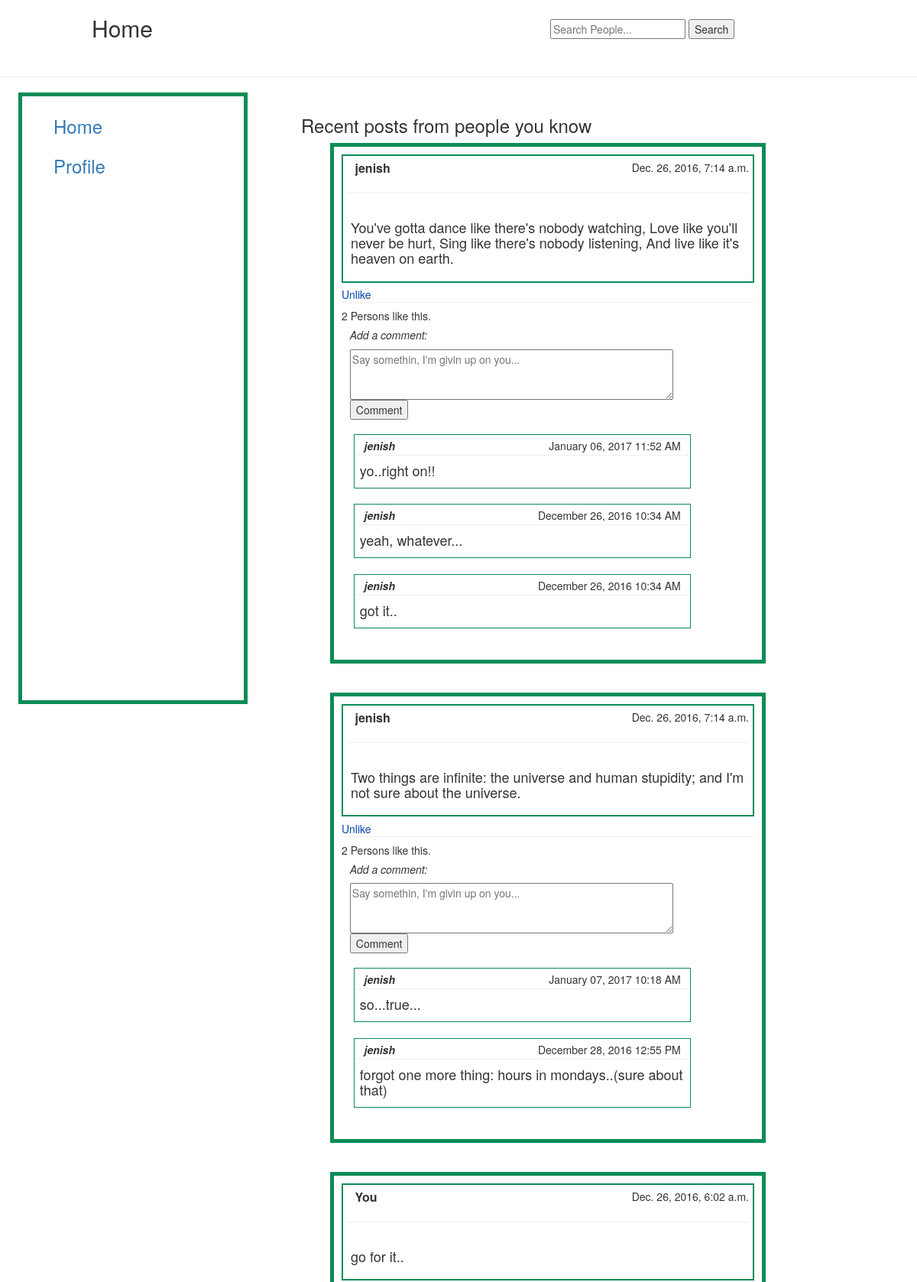
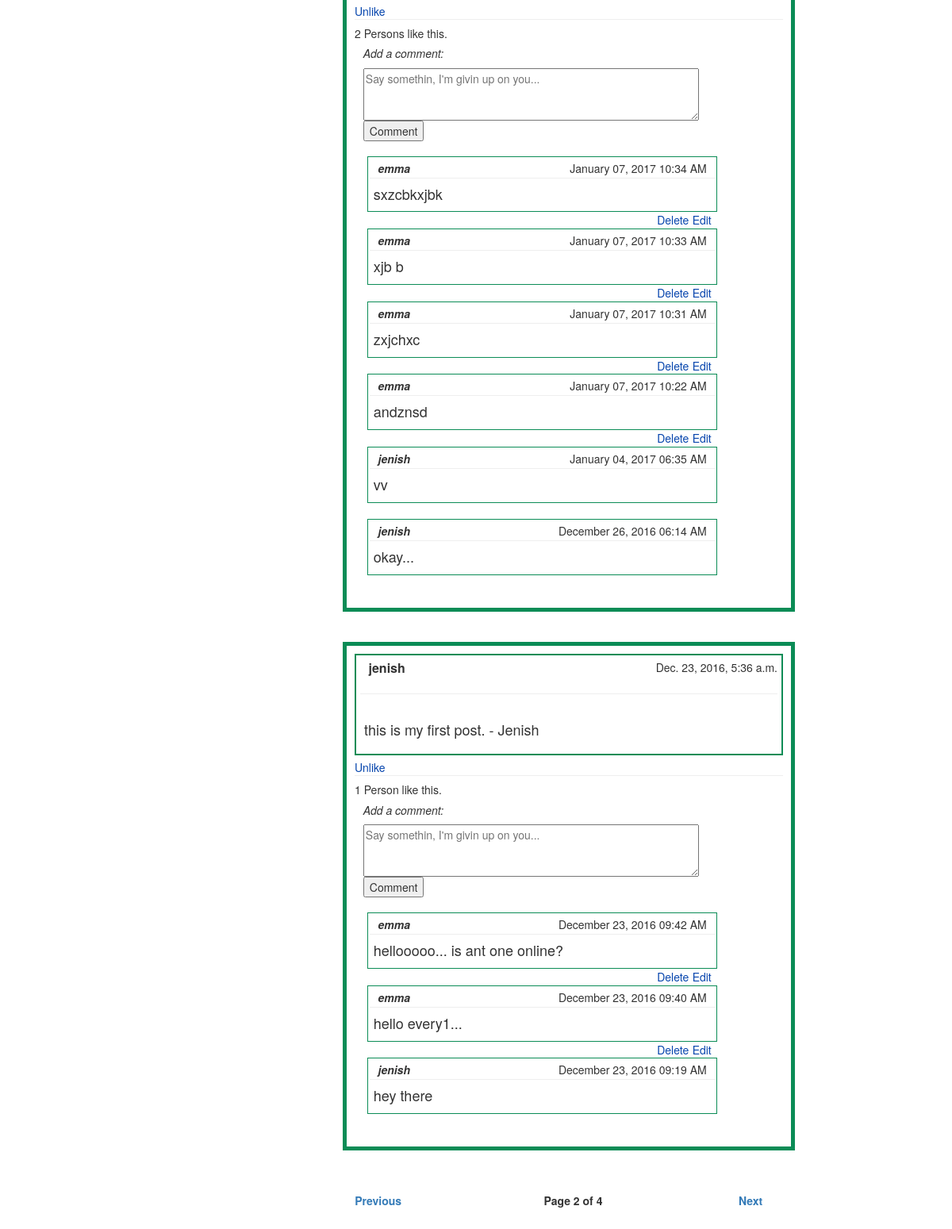
Screenshot of /profile/feed/?page=2 (signed in) with the database file from the repository (2 pictures, top to bottom).
### userprofile/models.py (models this page shows, shortened)
class Post(models.Model):
	user = models.ForeignKey(User)
	text = models.CharField(max_length=1000)
	published_on = models.DateTimeField(auto_now_add=True)
	likes = models.PositiveSmallIntegerField(default=0, blank=True, null=True)
	like_flag = models.NullBooleanField(default=False)
	class Meta:
		ordering = ['-published_on']

class Comment(models.Model):
	user = models.ForeignKey(User)
	post = models.ForeignKey(Post)
	comment = models.CharField(max_length=1000)
	published_on = models.DateTimeField(auto_now_add=True)
	class Meta:
		ordering = ['-published_on']

### userprofile/views.py (the view)
def feed(request):
	if not request.user.is_authenticated:
		return HttpResponseRedirect(reverse('login:log_in'))
	else:
		user = request.user
		user_likes = Like.objects.filter(user=user)
		Post.objects.all().update(like_flag=False)
		for l in user_likes:
			post = Post.objects.get(id=l.post_id)
			post.like_flag = True
			post.save()
		posts = posts_in_feed(request)
		posts = sorted(posts, key = lambda x: x.published_on, reverse=True)
		paginator = Paginator(posts, 4)
		try:
			page_posts = paginator.page(request.GET.get('page'))
		except PageNotAnInteger:
			page_posts = paginator.page(1)
		except EmptyPage:
			page_posts = paginator.page(paginator.num_pages)
		return render(request, 'home.html',{'posts':page_posts,'user':user})

### userprofile/views.py (called while the page is built)
def posts_in_feed(request):
	user = request.user
	persons = Person.objects.filter(user=user)
	posts = []
	for person in persons:
			for p in Post.objects.filter(user=person.person):
				posts.append(p)
	for p in Post.objects.filter(user=user):
		posts.append(p)
	return posts

### userprofile/templates/home.html (shortened to what this page needs)
{% load staticfiles %}
<head>
	<link rel="stylesheet" href="https://maxcdn.bootstrapcdn.com/bootstrap/3.3.6/css/bootstrap.min.css">
</head>
<body style="background-color:#;">
	<div style="height:10%">
		<div style="margin-left:10%; width:40%; float:left;" ><h2>Home</h2></div>
		<div style="margin-right:10%; float:right; width:30%; margin-top:25px">
			<form method="GET" action="{% url 'userprofile:find_person' %}">
				<input  id="search_box" type="text" name="search_box"  placeholder="Search People..." >
				<button id="search_submit" type="submit" >Search</button>
			</form>
		</div>
	</div>
	<hr>
	<div class="col-lg-3 col-md-3" style="float:left; margin-left:2%; width:25%; border:#0b8c56 solid 5px; height:100%; background-color:#;">
		<div style="margin:10%"><a href="{% url 'userprofile:feed' %}"><h3>Home</h3></a></div>
		<div style="margin:10%"><a href="{% url 'userprofile:profile' %}"><h3>Profile</h3></a></div>
	</div>
	<div id="recent-posts" class="col-lg-9 col-md-9" style="background-color:#; float:left; padding:10px; width:65%; margin-left:5%; ">
		<div>
			<h3>Recent posts from people you know</h3>
			{% for post in posts %}
			<div id="div_post" postid="{{ post.id }}" class="col-lg-9 col-md-9" style="background-color:#; float:left; padding:10px; margin-left:5%; border:#0b8c56 solid 5px;margin-bottom:5%;">
				<div style="border:#0b8c56 solid 2px; padding:5px; margin-bottom:1%">
					<div style="float:right">{{ post.published_on }}</div>
					{% if post.user == request.user %}
						<div style="margin-left:2%;"><strong style="font-size: initial;">You</strong></div>
					{% else %}
						<div style="margin-left:2%;"><strong style="font-size: initial;">{{ post.user }}</strong></div>
					{% endif %}
					<hr>
					<div style="padding:5px">
						<h4>{{ post.text }}</h4>
					</div>
				</div>
				<div id="post-likes{{ post.id }}">
					{% if not post.like_flag %}
							<a class="like" onclick="like({{post.id}})" style="color:#0645ad; cursor:pointer;">Like</a>
					{% else %}
						<a class="unlike" onclick="unlike({{post.id}})" style="color:#0645ad; cursor:pointer;" >Unlike</a>
					{% endif %}
					<hr style="margin-top:0px; margin-bottom:0px;">
					<h5>{{ post.likes }} Person{{ post.likes|pluralize }} like this.</h5>
				</div>
				<div style="margin-left:2%">
					<h5><i>Add a comment:</i></h5>
					<form id="comment-form" onsubmit="return false">
						<textarea id="comment-text{{post.id}}" name="comment" placeholder="Say somethin, I'm givin up on you..."rows="3" style="width:80%" required="true"></textarea>
						<br>
						<button onclick="add_comment({{ post.id }})">Comment</button>
					</form>
				</div>
				<div id="comment-list{{post.id}}" style="padding:5px; margin-bottom:1%; margin-left:2%;">
					{% for c in post.comment_set.all %}
						<div id="comments{{c.id}}" style="width:85%; padding:2px; border:#0b8c56 solid 1px; margin-bottom:4%;">
							<div style="padding:2px; margin-left:2%; margin-top:px">
								<strong><i>{{ c.user }}</i></strong>
								<span style="float:right; margin-right:2%;">{{ c.published_on|date:"F d, o h:i A" }}</span>
							</div>
							<hr style="margin-top:0px; margin-bottom:5px">
							<div style="margin:5px;">
								<h4>{{ c.comment }}</h4>
							</div>
							{% if c.user == user %}
								<a style="cursor:pointer; color:#0645ad; float:right; margin-right:1%; margin-top:3px;" onclick="edit_comment_box({{c.id}})" >Edit</a>
								<a style="cursor:pointer; color:#0645ad; float:right; margin-right:1%; margin-top:3px;" onclick="delete_comment({{c.id}})" >Delete</a>
							{% endif %}
						</div>
					{% endfor %}
				</div>
			</div>
			{% endfor %}
		</div>
		<div class="pagination" style="margin:2%; margin-left:7%; width:95%">
    		<span class="step-links" style="float:left; width:33%">
        		{% if posts.has_previous %}
            		<STRONG><a href="?page={{ posts.previous_page_number }} ">Previous</a></STRONG>
        		{% endif %}
        	</span>
        	<span class="current" style="width:33%;">
            	<STRONG>Page {{ posts.number }} of {{ posts.paginator.num_pages }}</STRONG>
        	</span>
        	<span style="float:right; width:33%;">
        	{% if posts.has_next %}
            	<STRONG><a href="?page={{ posts.next_page_number }}">Next</a></STRONG>
        	{% endif %}
    		</span>
		</div>
	</div>
</body>

### rows the page displays
Post: published_on "Dec. 26, 2016, 7:14 a.m.", user "jenish", text "You've gotta dance like there's nobody watching, Love like you'll never be hurt, Sing like there's nobody listening, And live like it's heaven on earth.", likes "2", comment "Say somethin, I'm givin up on you..."
Comment: user "jenish", published_on "January 06, 2017 11:52 AM", comment "yo..right on!!"
Comment: user "jenish", published_on "December 26, 2016 10:34 AM", comment "yeah, whatever..."
Comment: user "jenish", published_on "December 26, 2016 10:34 AM", comment "got it.."
Post: published_on "Dec. 26, 2016, 7:14 a.m.", user "jenish", text "Two things are infinite: the universe and human stupidity; and I'm not sure about the universe.", likes "2", comment "Say somethin, I'm givin up on you..."
Comment: user "jenish", published_on "January 07, 2017 10:18 AM", comment "so...true..."
Comment: user "jenish", published_on "December 28, 2016 12:55 PM", comment "forgot one more thing: hours in mondays..(sure about that)"
Post: published_on "Dec. 26, 2016, 6:02 a.m.", shows "You", text "go for it..", likes "2", comment "Say somethin, I'm givin up on you..."
Comment: user "emma", published_on "January 07, 2017 10:34 AM", comment "sxzcbkxjbk"
Comment: user "emma", published_on "January 07, 2017 10:33 AM", comment "xjb b"
Comment: user "emma", published_on "January 07, 2017 10:31 AM", comment "zxjchxc"
Comment: user "emma", published_on "January 07, 2017 10:22 AM", comment "andznsd"
Comment: user "jenish", published_on "January 04, 2017 06:35 AM", comment "vv"
Comment: user "jenish", published_on "December 26, 2016 06:14 AM", comment "okay..."
Post: published_on "Dec. 23, 2016, 5:36 a.m.", user "jenish", text "this is my first post. - Jenish", likes "1", comment "Say somethin, I'm givin up on you..."
Comment: user "emma", published_on "December 23, 2016 09:42 AM", comment "hellooooo... is ant one online?"
Comment: {{ c.id }} 8 (drawn), user "emma", published_on "December 23, 2016 09:40 AM", comment "hello every1..."
Comment: user "jenish", published_on "December 23, 2016 09:19 AM", comment "hey there"

### other values shown
{{ posts.number }} "2"
{{ posts.paginator.num_pages }} "4"
